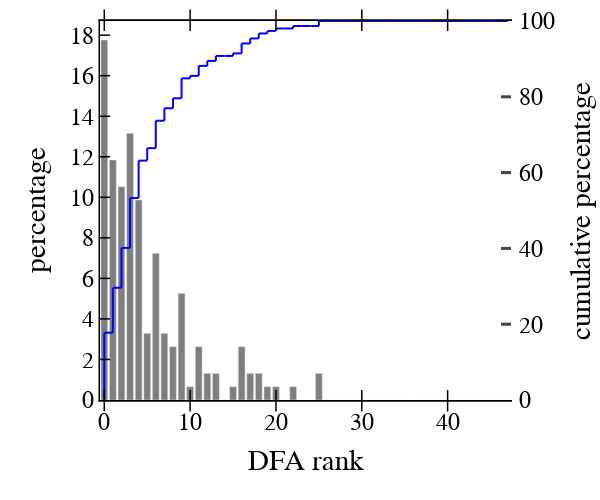

Notebook code for this chart:
### Markdown cell above
##### DFA ranks

### Code cell
y = []
for ii in range(48):
    y += [len(df_sel[df_sel["ranks"] == ii])*100./len(df_sel)]
data = [go.Bar(x=list(range(48)),
               y=y, name='all', marker_color='rgba(0, 0, 0, 0.5)', showlegend=False),]
xs=list(range(48))
ys=[np.sum(y[:ii])*100./np.sum(y) for ii in xs]
for ii in range(47):
    data += [go.Scatter(x=[xs[ii], xs[ii]], y=[ys[ii], ys[ii+1]], mode='lines', yaxis="y2", line=dict(color='blue', width=2, dash='solid'), showlegend=False)]
    data += [go.Scatter(x=[xs[ii], xs[ii+1]], y=[ys[ii+1], ys[ii+1]], mode='lines', yaxis="y2", line=dict(color='blue', width=2, dash='solid'), showlegend=False)]
layout = go.Layout()
layout.update(glob_layout)
layout.legend.update(x=1, y=1, bgcolor="rgba(0,0,0,0)")
layout["xaxis"].update({'title': "DFA rank"})
layout["yaxis"].update({'title': "percentage", "mirror": False})
layout.update({"yaxis2": dict(
    title="cumulative percentage",
    titlefont=dict(color="black"),
    tickfont=dict(color="black"),
    anchor="free",
    overlaying="y",
    side="right",
    position=1,
    range=[0, 100],
    showgrid=True,  
    zeroline=True, 
    ticks="inside", 
    showline=True,
    tickwidth=3, 
    linewidth=3, 
    ticklen=10,
#     mirror=True,
)},)
layout.update(width=600, height=500, boxmode='group')
fig = dict(data=data, layout=layout)
iplot(fig)

### Figure 1 — Plotly figure (JSON) as saved in the notebook; plotly's stock layout.template omitted (floating-point values rounded to 4 significant figures)
{"data": [{"marker": {"color": "rgba(0, 0, 0, 0.5)"}, "name": "all", "showlegend": false, "type": "bar", "x": [0, 1, 2, 3, 4, 5, 6, 7, 8, 9, 10, 11, 12, 13, 14, 15, 16, 17, 18, 19, 20, 21, 22, 23, 24, 25, 26, 27, 28, 29, 30, 31, 32, 33, 34, 35, 36, 37, 38, 39, 40, 41, 42, 43, 44, 45, 46, 47], "y": [17.76, 11.84, 10.53, 13.16, 9.868, 3.289, 7.237, 3.289, 2.632, 5.263, 0.6579, 2.632, 1.316, 1.316, 0, 0.6579, 2.632, 1.316, 1.316, 0.6579, 0.6579, 0, 0.6579, 0, 0, 1.316, 0, 0, 0, 0, 0, 0, 0, 0, 0, 0, 0, 0, 0, 0, 0, 0, 0, 0, 0, 0, 0, 0]}, {"line": {"color": "blue", "dash": "solid", "width": 2}, "mode": "lines", "showlegend": false, "type": "scatter", "x": [0, 0], "y": [0, 17.76], "yaxis": "y2"}, {"line": {"color": "blue", "dash": "solid", "width": 2}, "mode": "lines", "showlegend": false, "type": "scatter", "x": [0, 1], "y": [17.76, 17.76], "yaxis": "y2"}, {"line": {"color": "blue", "dash": "solid", "width": 2}, "mode": "lines", "showlegend": false, "type": "scatter", "x": [1, 1], "y": [17.76, 29.61], "yaxis": "y2"}, {"line": {"color": "blue", "dash": "solid", "width": 2}, "mode": "lines", "showlegend": false, "type": "scatter", "x": [1, 2], "y": [29.61, 29.61], "yaxis": "y2"}, {"line": {"color": "blue", "dash": "solid", "width": 2}, "mode": "lines", "showlegend": false, "type": "scatter", "x": [2, 2], "y": [29.61, 40.13], "yaxis": "y2"}, {"line": {"color": "blue", "dash": "solid", "width": 2}, "mode": "lines", "showlegend": false, "type": "scatter", "x": [2, 3], "y": [40.13, 40.13], "yaxis": "y2"}, {"line": {"color": "blue", "dash": "solid", "width": 2}, "mode": "lines", "showlegend": false, "type": "scatter", "x": [3, 3], "y": [40.13, 53.29], "yaxis": "y2"}, {"line": {"color": "blue", "dash": "solid", "width": 2}, "mode": "lines", "showlegend": false, "type": "scatter", "x": [3, 4], "y": [53.29, 53.29], "yaxis": "y2"}, {"line": {"color": "blue", "dash": "solid", "width": 2}, "mode": "lines", "showlegend": false, "type": "scatter", "x": [4, 4], "y": [53.29, 63.16], "yaxis": "y2"}, {"line": {"color": "blue", "dash": "solid", "width": 2}, "mode": "lines", "showlegend": false, "type": "scatter", "x": [4, 5], "y": [63.16, 63.16], "yaxis": "y2"}, {"line": {"color": "blue", "dash": "solid", "width": 2}, "mode": "lines", "showlegend": false, "type": "scatter", "x": [5, 5], "y": [63.16, 66.45], "yaxis": "y2"}, {"line": {"color": "blue", "dash": "solid", "width": 2}, "mode": "lines", "showlegend": false, "type": "scatter", "x": [5, 6], "y": [66.45, 66.45], "yaxis": "y2"}, {"line": {"color": "blue", "dash": "solid", "width": 2}, "mode": "lines", "showlegend": false, "type": "scatter", "x": [6, 6], "y": [66.45, 73.68], "yaxis": "y2"}, {"line": {"color": "blue", "dash": "solid", "width": 2}, "mode": "lines", "showlegend": false, "type": "scatter", "x": [6, 7], "y": [73.68, 73.68], "yaxis": "y2"}, {"line": {"color": "blue", "dash": "solid", "width": 2}, "mode": "lines", "showlegend": false, "type": "scatter", "x": [7, 7], "y": [73.68, 76.97], "yaxis": "y2"}, {"line": {"color": "blue", "dash": "solid", "width": 2}, "mode": "lines", "showlegend": false, "type": "scatter", "x": [7, 8], "y": [76.97, 76.97], "yaxis": "y2"}, {"line": {"color": "blue", "dash": "solid", "width": 2}, "mode": "lines", "showlegend": false, "type": "scatter", "x": [8, 8], "y": [76.97, 79.61], "yaxis": "y2"}, {"line": {"color": "blue", "dash": "solid", "width": 2}, "mode": "lines", "showlegend": false, "type": "scatter", "x": [8, 9], "y": [79.61, 79.61], "yaxis": "y2"}, {"line": {"color": "blue", "dash": "solid", "width": 2}, "mode": "lines", "showlegend": false, "type": "scatter", "x": [9, 9], "y": [79.61, 84.87], "yaxis": "y2"}, {"line": {"color": "blue", "dash": "solid", "width": 2}, "mode": "lines", "showlegend": false, "type": "scatter", "x": [9, 10], "y": [84.87, 84.87], "yaxis": "y2"}, {"line": {"color": "blue", "dash": "solid", "width": 2}, "mode": "lines", "showlegend": false, "type": "scatter", "x": [10, 10], "y": [84.87, 85.53], "yaxis": "y2"}, {"line": {"color": "blue", "dash": "solid", "width": 2}, "mode": "lines", "showlegend": false, "type": "scatter", "x": [10, 11], "y": [85.53, 85.53], "yaxis": "y2"}, {"line": {"color": "blue", "dash": "solid", "width": 2}, "mode": "lines", "showlegend": false, "type": "scatter", "x": [11, 11], "y": [85.53, 88.16], "yaxis": "y2"}, {"line": {"color": "blue", "dash": "solid", "width": 2}, "mode": "lines", "showlegend": false, "type": "scatter", "x": [11, 12], "y": [88.16, 88.16], "yaxis": "y2"}, {"line": {"color": "blue", "dash": "solid", "width": 2}, "mode": "lines", "showlegend": false, "type": "scatter", "x": [12, 12], "y": [88.16, 89.47], "yaxis": "y2"}, {"line": {"color": "blue", "dash": "solid", "width": 2}, "mode": "lines", "showlegend": false, "type": "scatter", "x": [12, 13], "y": [89.47, 89.47], "yaxis": "y2"}, {"line": {"color": "blue", "dash": "solid", "width": 2}, "mode": "lines", "showlegend": false, "type": "scatter", "x": [13, 13], "y": [89.47, 90.79], "yaxis": "y2"}, {"line": {"color": "blue", "dash": "solid", "width": 2}, "mode": "lines", "showlegend": false, "type": "scatter", "x": [13, 14], "y": [90.79, 90.79], "yaxis": "y2"}, {"line": {"color": "blue", "dash": "solid", "width": 2}, "mode": "lines", "showlegend": false, "type": "scatter", "x": [14, 14], "y": [90.79, 90.79], "yaxis": "y2"}, {"line": {"color": "blue", "dash": "solid", "width": 2}, "mode": "lines", "showlegend": false, "type": "scatter", "x": [14, 15], "y": [90.79, 90.79], "yaxis": "y2"}, {"line": {"color": "blue", "dash": "solid", "width": 2}, "mode": "lines", "showlegend": false, "type": "scatter", "x": [15, 15], "y": [90.79, 91.45], "yaxis": "y2"}, {"line": {"color": "blue", "dash": "solid", "width": 2}, "mode": "lines", "showlegend": false, "type": "scatter", "x": [15, 16], "y": [91.45, 91.45], "yaxis": "y2"}, {"line": {"color": "blue", "dash": "solid", "width": 2}, "mode": "lines", "showlegend": false, "type": "scatter", "x": [16, 16], "y": [91.45, 94.08], "yaxis": "y2"}, {"line": {"color": "blue", "dash": "solid", "width": 2}, "mode": "lines", "showlegend": false, "type": "scatter", "x": [16, 17], "y": [94.08, 94.08], "yaxis": "y2"}, {"line": {"color": "blue", "dash": "solid", "width": 2}, "mode": "lines", "showlegend": false, "type": "scatter", "x": [17, 17], "y": [94.08, 95.39], "yaxis": "y2"}, {"line": {"color": "blue", "dash": "solid", "width": 2}, "mode": "lines", "showlegend": false, "type": "scatter", "x": [17, 18], "y": [95.39, 95.39], "yaxis": "y2"}, {"line": {"color": "blue", "dash": "solid", "width": 2}, "mode": "lines", "showlegend": false, "type": "scatter", "x": [18, 18], "y": [95.39, 96.71], "yaxis": "y2"}, {"line": {"color": "blue", "dash": "solid", "width": 2}, "mode": "lines", "showlegend": false, "type": "scatter", "x": [18, 19], "y": [96.71, 96.71], "yaxis": "y2"}, {"line": {"color": "blue", "dash": "solid", "width": 2}, "mode": "lines", "showlegend": false, "type": "scatter", "x": [19, 19], "y": [96.71, 97.37], "yaxis": "y2"}, {"line": {"color": "blue", "dash": "solid", "width": 2}, "mode": "lines", "showlegend": false, "type": "scatter", "x": [19, 20], "y": [97.37, 97.37], "yaxis": "y2"}, {"line": {"color": "blue", "dash": "solid", "width": 2}, "mode": "lines", "showlegend": false, "type": "scatter", "x": [20, 20], "y": [97.37, 98.03], "yaxis": "y2"}, {"line": {"color": "blue", "dash": "solid", "width": 2}, "mode": "lines", "showlegend": false, "type": "scatter", "x": [20, 21], "y": [98.03, 98.03], "yaxis": "y2"}, {"line": {"color": "blue", "dash": "solid", "width": 2}, "mode": "lines", "showlegend": false, "type": "scatter", "x": [21, 21], "y": [98.03, 98.03], "yaxis": "y2"}, {"line": {"color": "blue", "dash": "solid", "width": 2}, "mode": "lines", "showlegend": false, "type": "scatter", "x": [21, 22], "y": [98.03, 98.03], "yaxis": "y2"}, {"line": {"color": "blue", "dash": "solid", "width": 2}, "mode": "lines", "showlegend": false, "type": "scatter", "x": [22, 22], "y": [98.03, 98.68], "yaxis": "y2"}, {"line": {"color": "blue", "dash": "solid", "width": 2}, "mode": "lines", "showlegend": false, "type": "scatter", "x": [22, 23], "y": [98.68, 98.68], "yaxis": "y2"}, {"line": {"color": "blue", "dash": "solid", "width": 2}, "mode": "lines", "showlegend": false, "type": "scatter", "x": [23, 23], "y": [98.68, 98.68], "yaxis": "y2"}, {"line": {"color": "blue", "dash": "solid", "width": 2}, "mode": "lines", "showlegend": false, "type": "scatter", "x": [23, 24], "y": [98.68, 98.68], "yaxis": "y2"}, {"line": {"color": "blue", "dash": "solid", "width": 2}, "mode": "lines", "showlegend": false, "type": "scatter", "x": [24, 24], "y": [98.68, 98.68], "yaxis": "y2"}, {"line": {"color": "blue", "dash": "solid", "width": 2}, "mode": "lines", "showlegend": false, "type": "scatter", "x": [24, 25], "y": [98.68, 98.68], "yaxis": "y2"}, {"line": {"color": "blue", "dash": "solid", "width": 2}, "mode": "lines", "showlegend": false, "type": "scatter", "x": [25, 25], "y": [98.68, 100.0], "yaxis": "y2"}, {"line": {"color": "blue", "dash": "solid", "width": 2}, "mode": "lines", "showlegend": false, "type": "scatter", "x": [25, 26], "y": [100.0, 100.0], "yaxis": "y2"}, {"line": {"color": "blue", "dash": "solid", "width": 2}, "mode": "lines", "showlegend": false, "type": "scatter", "x": [26, 26], "y": [100.0, 100.0], "yaxis": "y2"}, {"line": {"color": "blue", "dash": "solid", "width": 2}, "mode": "lines", "showlegend": false, "type": "scatter", "x": [26, 27], "y": [100.0, 100.0], "yaxis": "y2"}, {"line": {"color": "blue", "dash": "solid", "width": 2}, "mode": "lines", "showlegend": false, "type": "scatter", "x": [27, 27], "y": [100.0, 100.0], "yaxis": "y2"}, {"line": {"color": "blue", "dash": "solid", "width": 2}, "mode": "lines", "showlegend": false, "type": "scatter", "x": [27, 28], "y": [100.0, 100.0], "yaxis": "y2"}, {"line": {"color": "blue", "dash": "solid", "width": 2}, "mode": "lines", "showlegend": false, "type": "scatter", "x": [28, 28], "y": [100.0, 100.0], "yaxis": "y2"}, {"line": {"color": "blue", "dash": "solid", "width": 2}, "mode": "lines", "showlegend": false, "type": "scatter", "x": [28, 29], "y": [100.0, 100.0], "yaxis": "y2"}, {"line": {"color": "blue", "dash": "solid", "width": 2}, "mode": "lines", "showlegend": false, "type": "scatter", "x": [29, 29], "y": [100.0, 100.0], "yaxis": "y2"}, {"line": {"color": "blue", "dash": "solid", "width": 2}, "mode": "lines", "showlegend": false, "type": "scatter", "x": [29, 30], "y": [100.0, 100.0], "yaxis": "y2"}, {"line": {"color": "blue", "dash": "solid", "width": 2}, "mode": "lines", "showlegend": false, "type": "scatter", "x": [30, 30], "y": [100.0, 100.0], "yaxis": "y2"}, {"line": {"color": "blue", "dash": "solid", "width": 2}, "mode": "lines", "showlegend": false, "type": "scatter", "x": [30, 31], "y": [100.0, 100.0], "yaxis": "y2"}, {"line": {"color": "blue", "dash": "solid", "width": 2}, "mode": "lines", "showlegend": false, "type": "scatter", "x": [31, 31], "y": [100.0, 100], "yaxis": "y2"}, {"line": {"color": "blue", "dash": "solid", "width": 2}, "mode": "lines", "showlegend": false, "type": "scatter", "x": [31, 32], "y": [100, 100], "yaxis": "y2"}, {"line": {"color": "blue", "dash": "solid", "width": 2}, "mode": "lines", "showlegend": false, "type": "scatter", "x": [32, 32], "y": [100, 100], "yaxis": "y2"}, {"line": {"color": "blue", "dash": "solid", "width": 2}, "mode": "lines", "showlegend": false, "type": "scatter", "x": [32, 33], "y": [100, 100], "yaxis": "y2"}, {"line": {"color": "blue", "dash": "solid", "width": 2}, "mode": "lines", "showlegend": false, "type": "scatter", "x": [33, 33], "y": [100, 100], "yaxis": "y2"}, {"line": {"color": "blue", "dash": "solid", "width": 2}, "mode": "lines", "showlegend": false, "type": "scatter", "x": [33, 34], "y": [100, 100], "yaxis": "y2"}, {"line": {"color": "blue", "dash": "solid", "width": 2}, "mode": "lines", "showlegend": false, "type": "scatter", "x": [34, 34], "y": [100, 100], "yaxis": "y2"}, {"line": {"color": "blue", "dash": "solid", "width": 2}, "mode": "lines", "showlegend": false, "type": "scatter", "x": [34, 35], "y": [100, 100], "yaxis": "y2"}, {"line": {"color": "blue", "dash": "solid", "width": 2}, "mode": "lines", "showlegend": false, "type": "scatter", "x": [35, 35], "y": [100, 100], "yaxis": "y2"}, {"line": {"color": "blue", "dash": "solid", "width": 2}, "mode": "lines", "showlegend": false, "type": "scatter", "x": [35, 36], "y": [100, 100], "yaxis": "y2"}, {"line": {"color": "blue", "dash": "solid", "width": 2}, "mode": "lines", "showlegend": false, "type": "scatter", "x": [36, 36], "y": [100, 100], "yaxis": "y2"}, {"line": {"color": "blue", "dash": "solid", "width": 2}, "mode": "lines", "showlegend": false, "type": "scatter", "x": [36, 37], "y": [100, 100], "yaxis": "y2"}, {"line": {"color": "blue", "dash": "solid", "width": 2}, "mode": "lines", "showlegend": false, "type": "scatter", "x": [37, 37], "y": [100, 100], "yaxis": "y2"}, {"line": {"color": "blue", "dash": "solid", "width": 2}, "mode": "lines", "showlegend": false, "type": "scatter", "x": [37, 38], "y": [100, 100], "yaxis": "y2"}, {"line": {"color": "blue", "dash": "solid", "width": 2}, "mode": "lines", "showlegend": false, "type": "scatter", "x": [38, 38], "y": [100, 100], "yaxis": "y2"}, {"line": {"color": "blue", "dash": "solid", "width": 2}, "mode": "lines", "showlegend": false, "type": "scatter", "x": [38, 39], "y": [100, 100], "yaxis": "y2"}, {"line": {"color": "blue", "dash": "solid", "width": 2}, "mode": "lines", "showlegend": false, "type": "scatter", "x": [39, 39], "y": [100, 100], "yaxis": "y2"}, {"line": {"color": "blue", "dash": "solid", "width": 2}, "mode": "lines", "showlegend": false, "type": "scatter", "x": [39, 40], "y": [100, 100], "yaxis": "y2"}, {"line": {"color": "blue", "dash": "solid", "width": 2}, "mode": "lines", "showlegend": false, "type": "scatter", "x": [40, 40], "y": [100, 100], "yaxis": "y2"}, {"line": {"color": "blue", "dash": "solid", "width": 2}, "mode": "lines", "showlegend": false, "type": "scatter", "x": [40, 41], "y": [100, 100], "yaxis": "y2"}, {"line": {"color": "blue", "dash": "solid", "width": 2}, "mode": "lines", "showlegend": false, "type": "scatter", "x": [41, 41], "y": [100, 100], "yaxis": "y2"}, {"line": {"color": "blue", "dash": "solid", "width": 2}, "mode": "lines", "showlegend": false, "type": "scatter", "x": [41, 42], "y": [100, 100], "yaxis": "y2"}, {"line": {"color": "blue", "dash": "solid", "width": 2}, "mode": "lines", "showlegend": false, "type": "scatter", "x": [42, 42], "y": [100, 100], "yaxis": "y2"}, {"line": {"color": "blue", "dash": "solid", "width": 2}, "mode": "lines", "showlegend": false, "type": "scatter", "x": [42, 43], "y": [100, 100], "yaxis": "y2"}, {"line": {"color": "blue", "dash": "solid", "width": 2}, "mode": "lines", "showlegend": false, "type": "scatter", "x": [43, 43], "y": [100, 100], "yaxis": "y2"}, {"line": {"color": "blue", "dash": "solid", "width": 2}, "mode": "lines", "showlegend": false, "type": "scatter", "x": [43, 44], "y": [100, 100], "yaxis": "y2"}, {"line": {"color": "blue", "dash": "solid", "width": 2}, "mode": "lines", "showlegend": false, "type": "scatter", "x": [44, 44], "y": [100, 100], "yaxis": "y2"}, {"line": {"color": "blue", "dash": "solid", "width": 2}, "mode": "lines", "showlegend": false, "type": "scatter", "x": [44, 45], "y": [100, 100], "yaxis": "y2"}, {"line": {"color": "blue", "dash": "solid", "width": 2}, "mode": "lines", "showlegend": false, "type": "scatter", "x": [45, 45], "y": [100, 100], "yaxis": "y2"}, {"line": {"color": "blue", "dash": "solid", "width": 2}, "mode": "lines", "showlegend": false, "type": "scatter", "x": [45, 46], "y": [100, 100], "yaxis": "y2"}, {"line": {"color": "blue", "dash": "solid", "width": 2}, "mode": "lines", "showlegend": false, "type": "scatter", "x": [46, 46], "y": [100, 100], "yaxis": "y2"}, {"line": {"color": "blue", "dash": "solid", "width": 2}, "mode": "lines", "showlegend": false, "type": "scatter", "x": [46, 47], "y": [100, 100], "yaxis": "y2"}], "layout": {"boxmode": "group", "font": {"color": "black", "family": "Helvetica", "size": 24}, "height": 500, "legend": {"bgcolor": "rgba(0,0,0,0)", "orientation": "v", "x": 1, "y": 1}, "margin": {"b": 100, "l": 100, "r": 10, "t": 10}, "paper_bgcolor": "rgba(255,255,255,100)", "plot_bgcolor": "white", "width": 600, "xaxis": {"color": "black", "linecolor": "black", "linewidth": 1.5, "mirror": "allticks", "showgrid": false, "showline": true, "ticklen": 10, "ticks": "inside", "tickwidth": 1.5, "title": {"text": "DFA rank"}, "zeroline": false}, "yaxis": {"color": "black", "linecolor": "black", "linewidth": 1.5, "mirror": false, "showgrid": false, "showline": true, "ticklen": 10, "ticks": "inside", "tickwidth": 1.5, "title": {"text": "percentage"}, "zeroline": false}, "yaxis2": {"anchor": "free", "linewidth": 3, "overlaying": "y", "position": 1, "range": [0, 100], "showgrid": true, "showline": true, "side": "right", "tickfont": {"color": "black"}, "ticklen": 10, "ticks": "inside", "tickwidth": 3, "title": {"font": {"color": "black"}, "text": "cumulative percentage"}, "zeroline": true}}}
